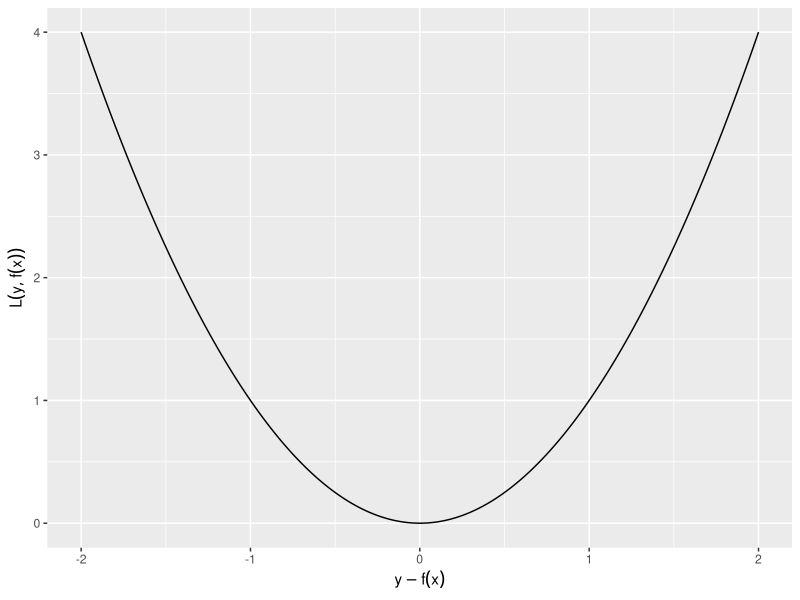

Generate this figure with R: (Note: this script raises an error after producing the figure.)
# ------------------------------------------------------------------------------
# FIG: QUADRATIC LOSS WITH PSEUDO-RESIDUAL
# ------------------------------------------------------------------------------

# DATA -------------------------------------------------------------------------

x <- seq(-2L, 2L, by = 0.01)
y <- x^2

# PLOTS ------------------------------------------------------------------------

p <- ggplot2::qplot(
  x, 
  y, 
  geom = "line",
  xlab = bquote(y - f(x)),
  ylab = bquote(L(y, f(x))))

p <- p + 
  ggplot2::geom_segment(
    mapping = aes(x = 0.5, xend = 2L, y = 0L, yend = 3L),
    size = 1.1,
    col = "blue") +
  ggplot2::geom_segment(
    mapping = aes(x = 1L, xend = 1L, y = 0L, yend = 1L),
    size = 1.1,
    col = "blue") +
  ggplot2::geom_point(
    mapping = aes(x = 1L, y = 1L),
    col = "blue",
    size = 3L) +
  ggplot2::annotate(
    "text", 
    x = 0L, 
    y = 3L, 
    label = bquote(L(y, f(x)) ~ "=" ~ (y - f(x))^2), 
    size = 7L)

p <- p + theme_bw()
p <- p + theme(text = element_text(size = 20L))

ggplot2::ggsave(
  "../figure/plot_quad_pseudores.png", 
  p, 
  height = 4L, 
  width = 10L)
